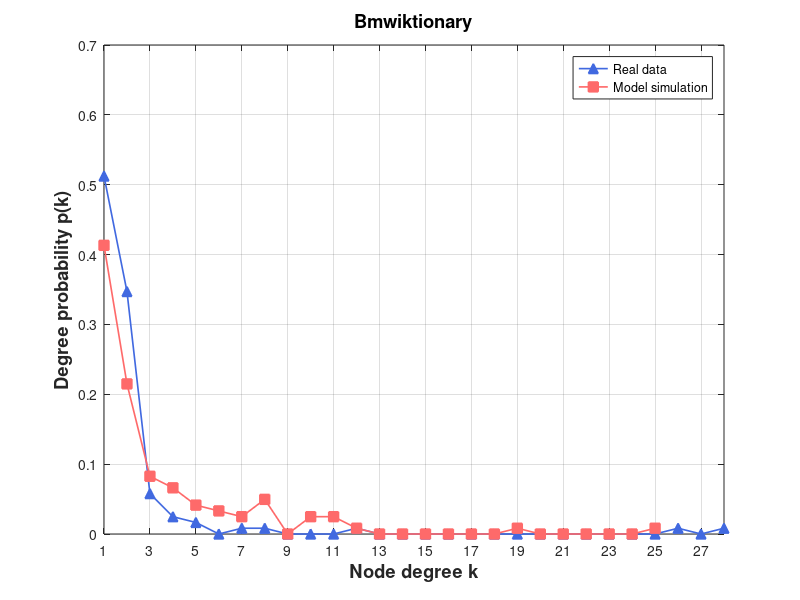

This chart was generated by the following MATLAB code:
% Create some data
% 定义度数直方图

degree_hist1 = [0, 62, 42, 7, 3, 2, 0, 1, 1, 0, 0, 0, 1, 0, 0, 0, 0, 0, 0, 0, 0, 0, 0, 0, 0, 0, 1, 0, 1];
degree_hist2 = [0, 50, 26, 10, 8, 5, 4, 3, 6, 0, 3, 3, 1, 0, 0, 0, 0, 0, 0, 1, 0, 0, 0, 0, 0, 1];

% 将度数直方图转换为浮点型数组

degree_hist1 = double(degree_hist1);
degree_hist2 = double(degree_hist2);

degree1 = degree_hist1(2:end);
degree2 = degree_hist2(2:end);
% 计算度数概率
degree_prob1 = degree1 / sum(degree1);
degree_prob2 = degree2 / sum(degree2);

figure

set(gca, 'FontSize', 12);

  
plot(1:length(degree_prob1), degree_prob1, '^-','Color',[65/256,105/256,225/256],'LineWidth',1.2,'Markersize',7,'MarkerFaceColor',[65/256,105/256,225/256])

hold on
%plot(eb, predictionData,'ro-','LineWidth',1.2,'Markersize',7,'MarkerFaceColor','r')
%plot(eb, predictionData, 's-','Color',[171/256,130/256,255/256],'LineWidth',1.2,'Markersize',7,'MarkerFaceColor',[171/256,130/256,255/256]) 
%plot(eb, epsilon7, 's-','Color',[0/256,206/256,209/256],'LineWidth',1.2,'Markersize',7,'MarkerFaceColor',[0/256,206/256,209/256])

%plot(eb, size700, 's-','Color',[171/256,130/256,255/256],'LineWidth',1.2,'Markersize',7,'MarkerFaceColor',[171/256,130/256,255/256]) %Purple
plot(1:length(degree_prob2), degree_prob2, 's-','Color',[255/256,106/256,106/256],'LineWidth',1.2,'Markersize',7,'MarkerFaceColor',[255/256,106/256,106/256])



% Turn on the grid
grid on

% Add title and axis labels
%title('Performance of Baseband QPSK')
xlabel('Node degree k','FontSize',13.2,'FontWeight','bold')
ylabel('Degree probability p(k)','FontSize',13.2,'FontWeight','bold')
legend('Real data', 'Model simulation')
% title('Wikibooks (Initial)', 'FontSize', 13.2, 'FontWeight', 'bold')
title('Bmwiktionary', 'FontSize', 13.2, 'FontWeight', 'bold')
% axis([0.03 1.02 0 0.35])
%set(gca,'xtick',[xmin:step:xmax])
% set(gca,'xtick',[1:1000:11000])
set(gca,'xtick', 1:2:max(length(degree_prob1),length(degree_prob2)))
% set(gca,'xticklabels',{'0','0.16','0.32','0.48','0.64','0.80'});
%set(gca,'ytick',[0:0.05:0.35])
xlim([1 max(length(degree_prob1),length(degree_prob2))])
%set(gca,'xscale','log')
